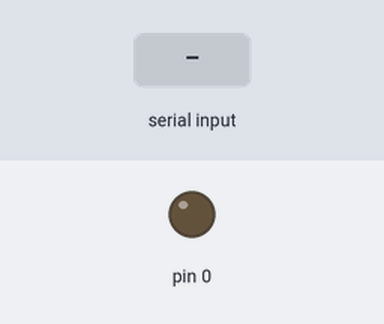
Bench run of a sketch on a simulated Arduino Mega 2560, built with avr-gcc and run on an emulated ATmega2560. Shown: output pins drawn as LEDs (lit = HIGH). Inputs (shaded band) come from the test bench.

Above: at 1.2 s.
1.3 s: "1" received over the second serial link
At 2.2 s:
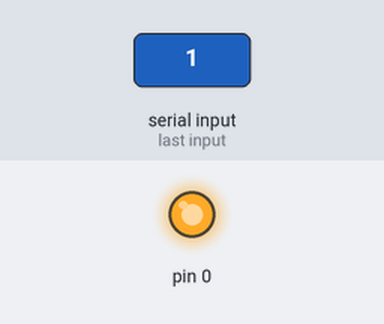
2.8 s: "0" received over the second serial link
At 3.3 s:
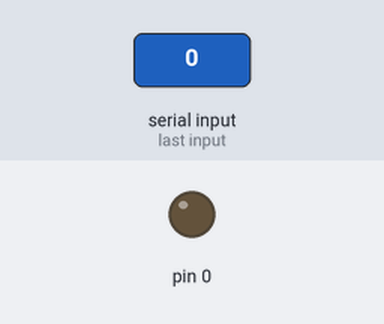
Timing chart, 0 to 5.8 s (numbered marks = the images above; inputs shaded):
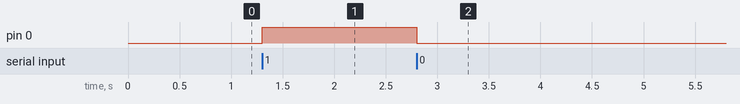

The sketch:

Conexion_Stm32_HC-06.ino
```cpp
const int pinout = PA0;
char datainput = 0;

void setup() {
  Serial1.begin(9600);
  Serial1.println("Conexion entre ");
  Serial1.println("Bluethoon con stm32");
  pinMode(pinout, OUTPUT);
}

void loop() {
  if (Serial1.available() > 0) {
    datainput = Serial1.read();
    if (datainput == '1') {
      digitalWrite(pinout, HIGH);
      Serial1.println("LED Encendido");
    }
    else if (datainput == '0') {
      digitalWrite(pinout, LOW);
      Serial1.println("LED Apagado");
    }
  }

}
```

Measured:
- after the input at 1.3 s, pin 0: LOW → HIGH at once
- after the input at 2.8 s, pin 0: HIGH → LOW at once
